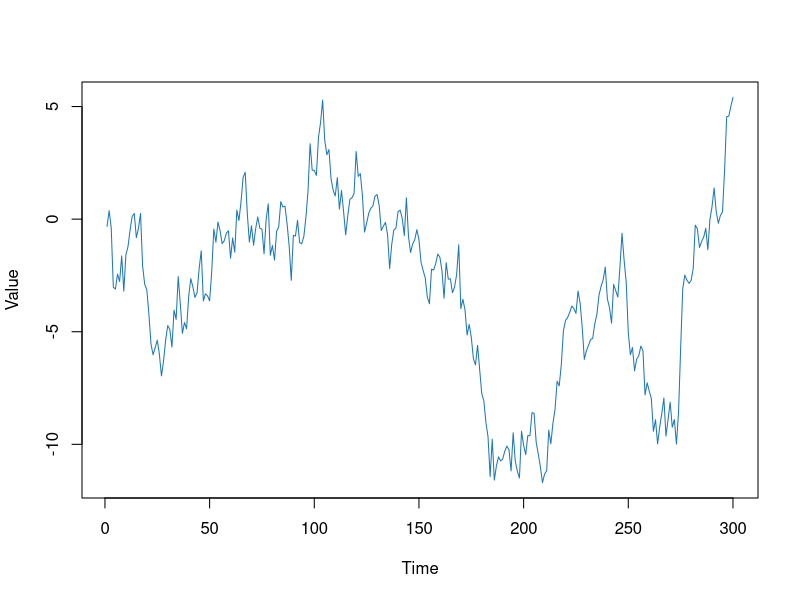

Recreate this plot in R. (Note: this script raises an error after producing the figure.)
z <- rnorm(300)
y <- cumsum(z)

plot(y, type = "l", col = "#1f77b4", lwd = 1,
     main = "",
     xlab = "Time", ylab = "Value")

y_ts <- ts(y)
acf_vals <- acf(y_ts, plot = FALSE)
pacf_vals <- pacf(y_ts, plot = FALSE)


acf_df <- with(acf_vals, data.frame(
  Lag = lag,
  ACF_value = acf
))


pacf_df <- with(pacf_vals, data.frame(
  Lag = lag,
  PACF_value = acf
))

confidence_interval <- qnorm((1 + 0.95)/2)/sqrt(length(y))

acf_df$UCL <- conf
acf_df$LCL <- -conf

pacf_df$UCL <- conf
pacf_df$LCL <- -conf

acf_plot <- ggplot(acf_df, aes(x = Lag, y = ACF_value)) +
  geom_hline(yintercept = 0, color = "#1f77b4") +
  geom_ribbon(aes(ymin = LCL, ymax = UCL), fill = "#1f77b4", alpha = 0.2) +
  geom_segment(aes(xend = Lag, yend = 0), color = "#1f77b4") +
  geom_point(size = 1.5, color = "#1f77b4") +
  coord_cartesian(ylim = c(-0.5, 1.01)) +
  scale_y_continuous(breaks = seq(-0.5, 1.01, by = 0.25)) +
  scale_x_continuous(breaks = seq(0,25, by = 2)) +
  theme_minimal() +
  theme(panel.grid = element_blank()) +
  labs(title = "", x = "Lag", y = "Value")

acf_plot

pacf_plot <- ggplot(pacf_df, aes(x = Lag, y = PACF_value)) +
  geom_hline(yintercept = 0, color = "#1f77b4") +
  geom_ribbon(aes(ymin = LCL, ymax = UCL), fill = "#1f77b4", alpha = 0.2) +
  geom_segment(aes(xend = Lag, yend = 0), color = "#1f77b4") +
  geom_point(size = 1.5, color = "#1f77b4") +
  coord_cartesian(ylim = c(-0.5, 1.01)) +
  scale_y_continuous(breaks = seq(-0.5, 1.01, by = 0.25)) +
  scale_x_continuous(breaks = seq(0,25, by = 2)) +
  theme_minimal() +
  theme(panel.grid = element_blank()) +
  labs(title = "", x = "Lag", y = "Value")

pacf_plot
